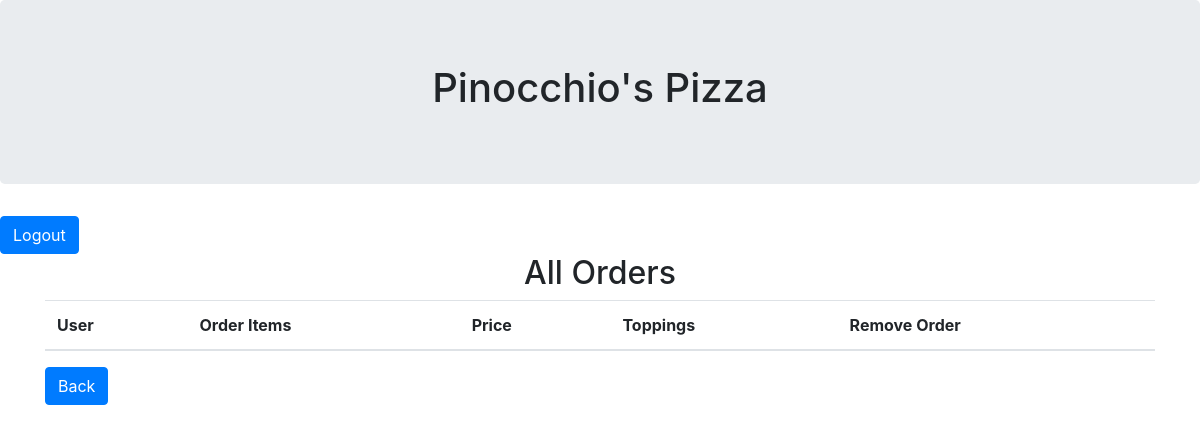
The page /order_admin (signed in) on the database as committed earlier.
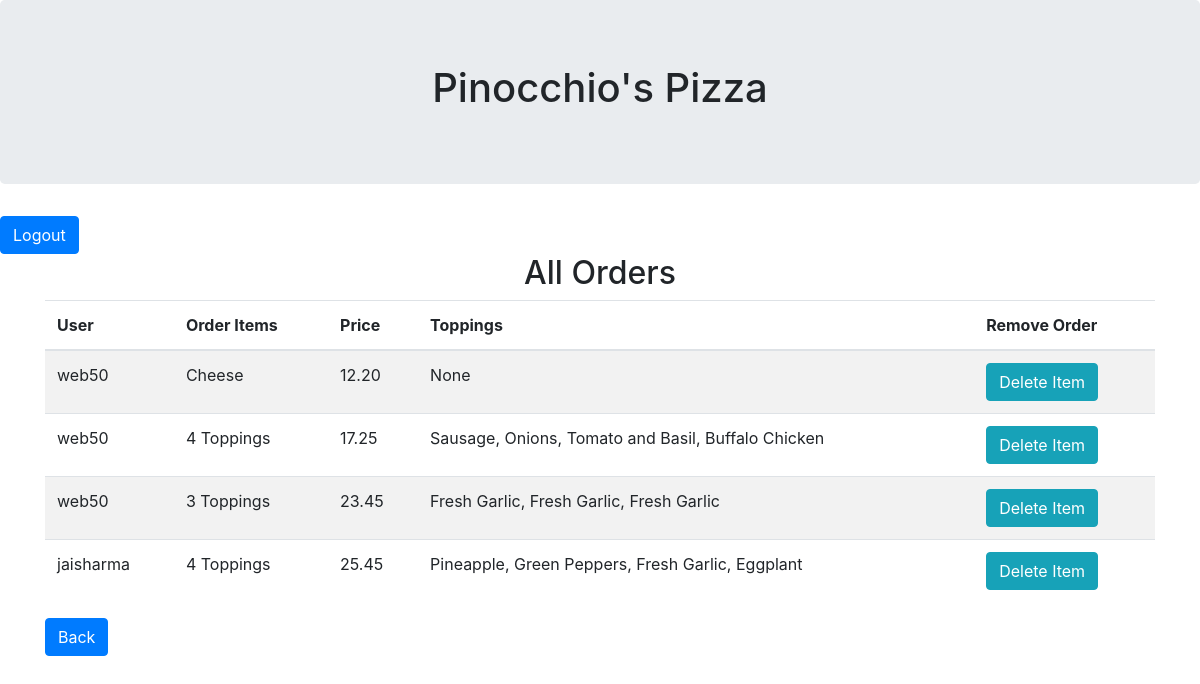
The same page on the database as committed later.
### orders/models.py (models this page shows)
class Orders_Confirmed(models.Model):
    user = models.CharField(max_length = 64)
    order_items = models.CharField(max_length = 1024)
    price = models.DecimalField(decimal_places=2, max_digits=6)
    topping = models.IntegerField()
    toppings = models.CharField(null=True,blank=True,max_length = 1024)

### orders/views.py (the view)
# urls.py: path("order_admin", views.order_admin, name="order_admin"),
@login_required
def order_admin(request):
    total_orders = Orders_Confirmed.objects.all()
    context = {
        "total_orders": total_orders
    }
    if request.user.is_superuser:
        return render(request, 'orders/orders.html', context)
    else:
        return redirect('index')

### orders/templates/orders/orders.html
{% extends 'layout.html' %}
{% block content %}
    <center><h2>All Orders</h2></center>
    <table class = "table table-striped">
        <thead>
            <th scope="col">User</th>
            <th scope="col">Order Items</th>
            <th scope="col">Price</th>
            <th scope="col">Toppings</th>
            <th scope="col">Remove Order</th>
        </thead>
        <tbody>
        {% for retrieve in total_orders %}
            <tr>
                <td>{{ retrieve.user }}</td>
                <td>{{ retrieve.order_items }}</td>
                <td>{{ retrieve.price }}</td>
                <td>{{ retrieve.toppings }}</td>
                <td><a class="btn btn-info" href="{% url 'remove_admin' retrieve.id %}">Delete Item</a></td>
            </tr>
        {% endfor %}
        </tbody>
    </table>
    <a class="btn btn-primary" href="{% url 'index' %}">Back</a>
{% endblock %}

Rows that differ between the two databases and show on the page:
added Orders_Confirmed: user "web50", order_items "Cheese", price "12.20", toppings "None"
added Orders_Confirmed: user "web50", order_items "4 Toppings", price "17.25", toppings "Sausage, Onions, Tomato and Basil, Buffalo Chicken"
added Orders_Confirmed: user "web50", order_items "3 Toppings", price "23.45", toppings "Fresh Garlic, Fresh Garlic, Fresh Garlic"
added Orders_Confirmed: user "jaisharma", order_items "4 Toppings", price "25.45", toppings "Pineapple, Green Peppers, Fresh Garlic, Eggplant"
